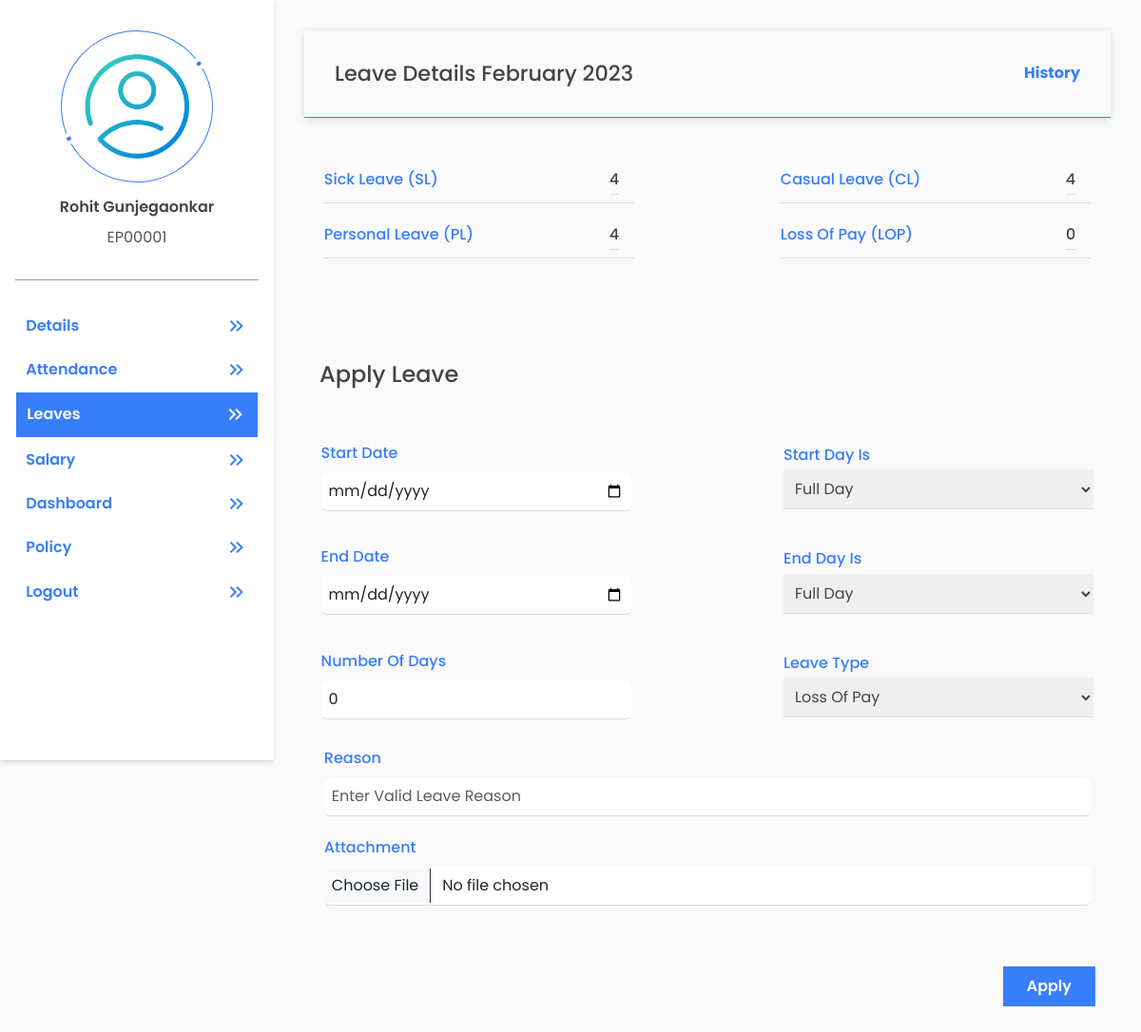
/accounts/self-leave/ (signed in), run on an earlier commit of the app's database.
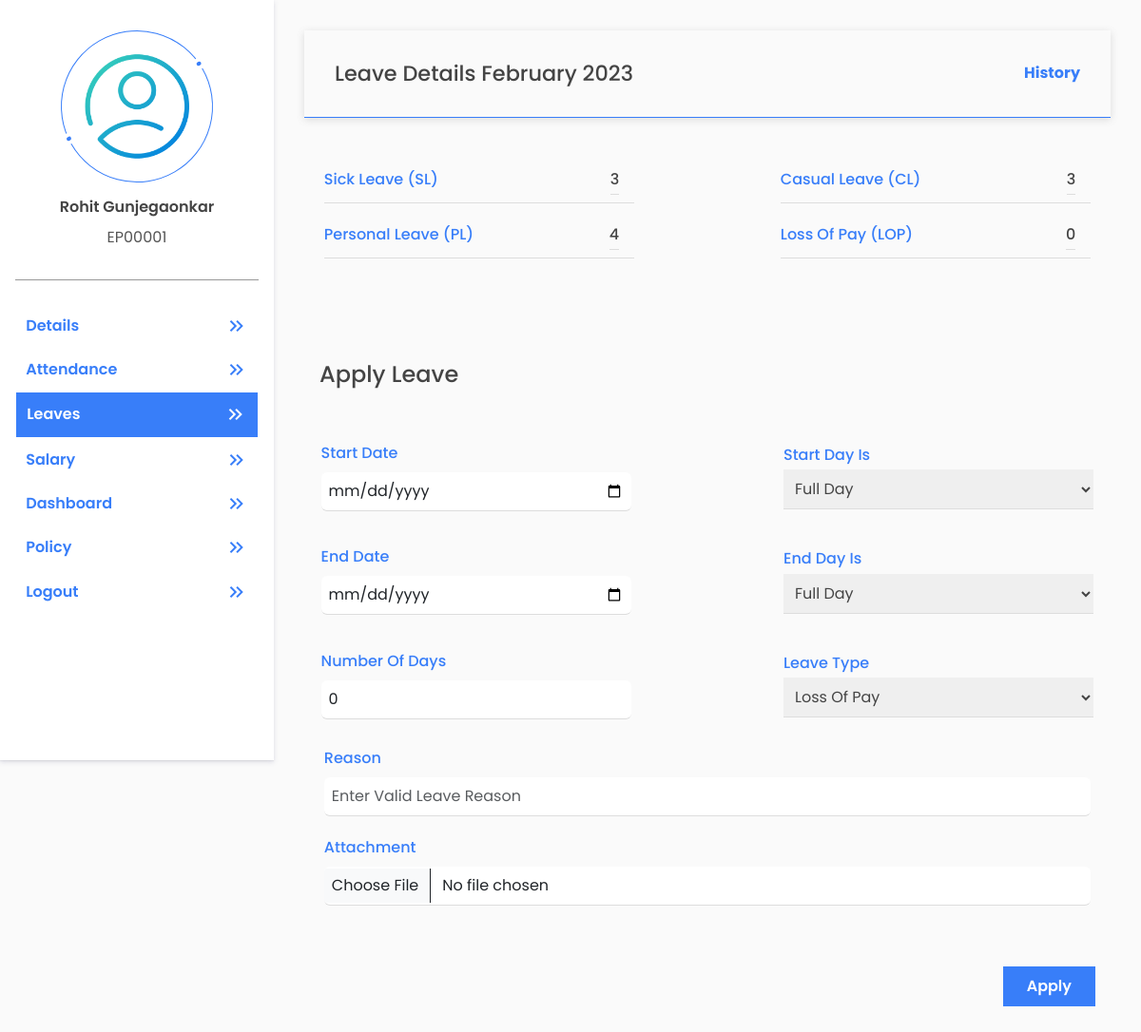
And on a later commit of the database.
### payroll/models.py (models this page shows, shortened)
class LeaveCount (models.Model):
    emp_user = models.ForeignKey(User,on_delete=models.CASCADE,related_name='leave_count_users')
    month = models.ForeignKey(Month,on_delete=models.CASCADE,related_name='leave_count_month')
    sl_count = models.IntegerField(default=0)
    pl_count = models.IntegerField(default=0)
    cl_count = models.IntegerField(default=0)
    lop_count = models.IntegerField(default=0)
    created_at = models.DateTimeField(auto_now_add=True)
    updated_at = models.DateTimeField(auto_now=True)

### account/account_views/self_services/self_leave.py (the view, shortened to what this page needs)
# urls.py: path("self-leave/", ApplyLeave.as_view(), name="self_leave"),
class ApplyLeave(View):
    @method_decorator(login_required(login_url='login'))
    def get(self, request, *args, **kwargs):
        user_id = request.user.id
        leave_count=monthly_leave_count(user_id)
        if leave_count is None:
            return redirect('self_leave')
        data={
            "current_month": (str(create_month_year_formate())[0:-4] + ' ' + str(create_month_year_formate())[-4:]),
            "leave_count":leave_count
        }
        return render(request,'account/self_services/self_leave.html',data)

### account/account_views/dependencies/basic_functions.py (called while the page is built)
def create_month_year_formate(date=0, is_current_month=True, month=0):
    if is_current_month:
        if month == 0:
            date = datetime.today()
            return str(date.strftime('%B')) + str(date.year)
        else:
            date = datetime.now()
            date = date + relativedelta(months=-month)
            return str(date.strftime('%B')) + str(date.year)
    else:
        if date == 0:
            date = datetime.today()
            return str(date.strftime('%B')) + str(date.year)
        else:
            return date + relativedelta(months=+month)

def get_month_year(month_name=0):
    if month_name == 0:
        month_name = create_month_year_formate()
    month = Month.objects.filter(month_name=month_name)
    if not month.exists():
        month = Month.objects.create(month_name=month_name)
    else:
        return month[0]

### templates/account/self_services/self_leave.html (shortened to what this page needs)
{% extends 'profile_basic.html' %}
{% load static %}
{% block tag %}
<link href="{%static 'css/self-details.css'%}" rel="stylesheet">
<link href="{%static 'css/form.css'%}" rel="stylesheet">
{% endblock %}
{% block profile %}
<section class="user-info">
    <div class="basic_info">
        <div class="head-card">
            <h4>Leave Details {{current_month}}</h4>
            <a href="{% url 'leave_history' %}">History</a>
        </div>
        <div class="user_info my-lg-5">
            <div class="info">
                <p class="info-title">Sick Leave (SL) </p>
                <p class="info-description" id="sl">
                    {{leave_count.sl_count}}
                </p>
            </div>
            <div class="info">
                <p class="info-title">Casual Leave (CL)</p>
                <p class="info-description" id="cl">
                    {{leave_count.cl_count}}
                </p>
            </div>
            <div class="info">
                <p class="info-title">Personal Leave (PL) </p>
                <p class="info-description" id="pl">
                    {{leave_count.pl_count}}
                </p>
            </div>
            <div class="info">
                <p class="info-title">Loss Of Pay (LOP) </p>
                <p class="info-description" id="lop">
                    {{leave_count.lop_count}}
                </p>
            </div>
        </div>
        <p class="main-heading">Apply Leave</p>
        <form class="details"  action="{% url 'self_leave' %}" method="post">{% csrf_token %}
            <div class="info">
                <p class="info-title">Start Date</p>
                <input type="date" class="form-control" id="start_date" name="start_date" onchange="leaveApply()" required>
            </div>
            <div class="info">
                <p class="info-title" >Start day is</p>
                <select class="options" name="start_date_is_half" id="start_date_is_half" onchange="leaveApply()">
                    <option selected value="False">Full Day</option>
                </select>
            </div>
            <div class="info">
                <p class="info-title">End Date</p>
                <input type="date" class="form-control" id="end_date" name="end_date" onchange="leaveApply()" required>
            </div>
            <div class="info" id="start_end_same">
                <p class="info-title">End day is</p>
                <select class="options" name="end_date_is_half" id="end_date_is_half" onchange="leaveApply()">
                    <option selected value="False">Full Day</option>
                </select>
            </div>
            <div class="info">
                <p class="info-title">Number of Days</p>
                <input type="number" class="form-control" id="no_of_days" step=".1" name="no_of_days" value="0" placeholder="Number of days"
                    required readonly>
            </div>
            <div class="info">
                <p class="info-title">Leave type</p>
                <select class="options" name="type">
                    <option selected value="LOP">Loss Of Pay</option>
                </select>
            </div>
            <div class="info info-full">
                <p class="info-title">Reason</p>
                <input type="text" class="form-control" id="reason" name="reason" placeholder="Enter valid leave reason"
                    required >
            </div>
            <div class="info info-full">
                <p class="info-title">Attachment</p>
                <input type="file" class="form-control" id="attachment_doc" name="attachment_doc">
            </div>
            <div class="btns">
                <button type="submit" class="next-btn2">Apply</button>
            </div>
        </form>
    </div>
</section>
{% endblock %}

What changed in the data, as far as the page shows it:
changed LeaveCount: sl_count "4" → "3"; cl_count "4" → "3"
